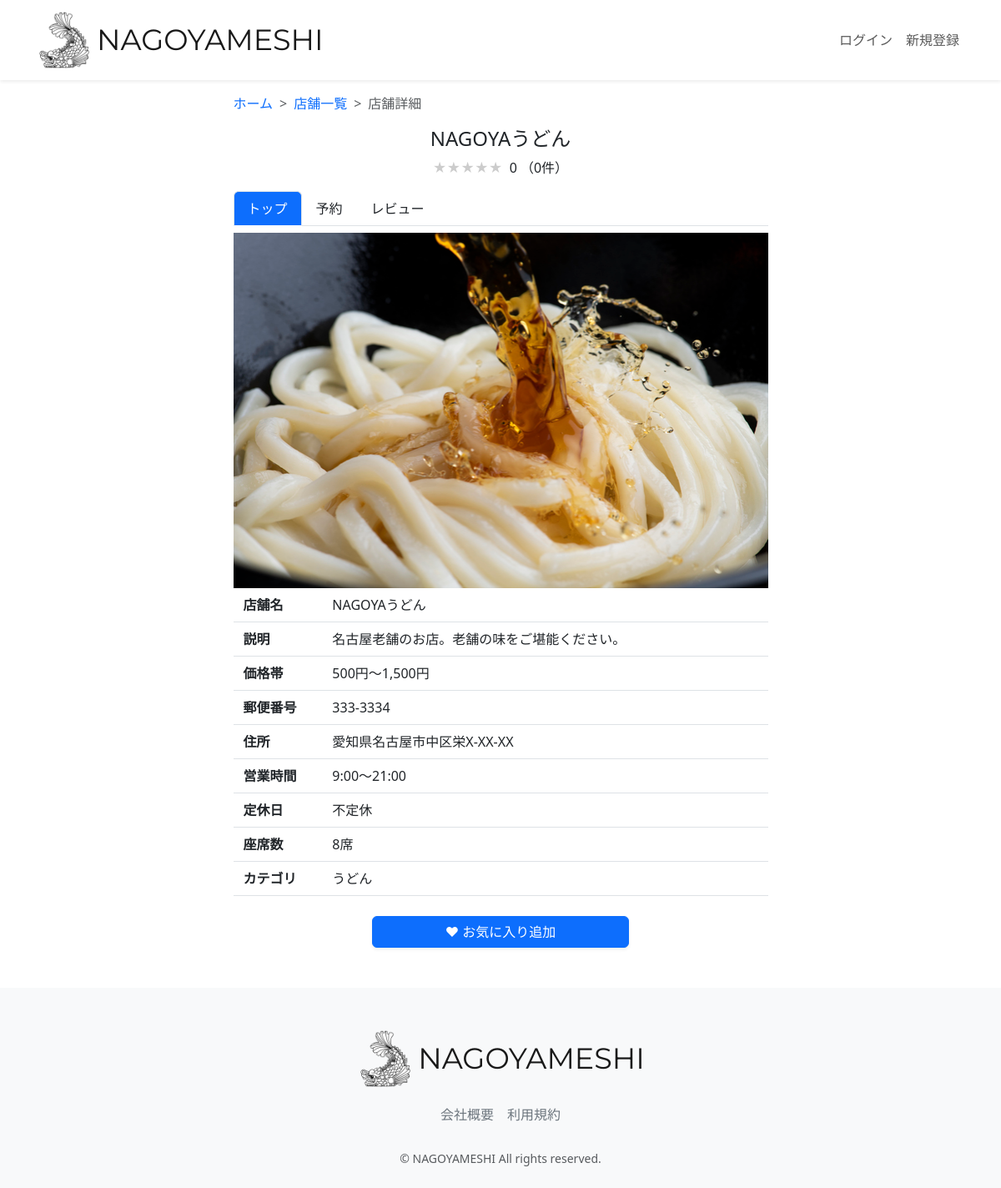
Page /restaurant-detail/2/ on the committed database.
### restaurant/models.py (models this page shows, shortened)
class Restaurant(models.Model):
    name = models.CharField(verbose_name="店舗名", max_length=64)
    description = models.CharField(verbose_name="説明", max_length=128)
    price = models.CharField(verbose_name="価格帯", max_length=32)
    zip_code = models.CharField(verbose_name="郵便番号", max_length=32)
    address = models.CharField(verbose_name="住所", max_length=128)
    business_time = models.CharField(verbose_name="営業時間", max_length=64)
    close_day_of_week = models.CharField(verbose_name="定休日", max_length=32)
    seats_number = models.CharField(verbose_name="座席数", max_length=32)
    category = models.ForeignKey(
        Category, verbose_name="カテゴリー", on_delete=models.PROTECT
    )
    rate = models.FloatField(verbose_name="レート", default=0.0)
    review_num = models.IntegerField(verbose_name="レビュー数", default=0)
    reservation_num = models.IntegerField(verbose_name="予約数", default=0)
    photo = models.ImageField(verbose_name="写真", blank=True, null=True)
    created_at = models.DateTimeField(verbose_name="作成日時", auto_now_add=True)
    updated_at = models.DateTimeField(verbose_name="更新日時", auto_now=True)
    class Meta:
        verbose_name = '店舗一覧'
        verbose_name_plural = "店舗一覧"

class Category(models.Model):
    name = models.CharField(verbose_name="カテゴリー名", max_length=64)
    photo = models.ImageField(verbose_name="写真", blank=True, null=True)
    class Meta:
        verbose_name = 'カテゴリー一覧'
        verbose_name_plural = "テゴリー一覧"
    def __str__(self):
        return self.name

### restaurant/views.py (the view, shortened to what this page needs)
class RestaurantDetailView(generic.DetailView):
    template_name = "restaurant/restaurant_detail.html"
    model = models.Restaurant
    def get_context_data(self, **kwargs):
        user = self.request.user
        pk = self.kwargs["pk"]
        context = super(RestaurantDetailView, self).get_context_data(**kwargs)
        restaurant = models.Restaurant.objects.filter(id=pk).first()
        is_favorite = False
        if user.is_authenticated:
            is_favorite = (
                models.Favorite.objects.filter(user=user)
                .filter(restaurant=models.Restaurant.objects.get(pk=pk))
                .exists()
            )
        average_rate = models.Review.objects.filter(restaurant=restaurant).aggregate(
            Avg("rate")
        )
        average_rate = (
            average_rate["rate__avg"] if average_rate["rate__avg"] is not None else 0
        )
        average_rate = round(average_rate, 2)
        if average_rate % 1 == 0:
            average_rate_star = int(average_rate)
        else:
            average_rate_star = round(average_rate * 2) / 2
        rate_count = models.Review.objects.filter(restaurant=restaurant).count()
        context.update(
            {
                "is_favorite": is_favorite,
                "average_rate": average_rate,
                "average_rate_star": average_rate_star,
                "rate_count": rate_count,
            }
        )
        return context

### restaurant/templates/restaurant/restaurant_detail.html (shortened to what this page needs)
{% extends "layout/base.html" %}
{% load static %}
{% block content %}
<main>
  <div class="container nagoyameshi-container pb-5">
    <div class="row justify-content-center">
      <div class="col-xxl-6 col-xl-7 col-lg-8 col-md-10">
        <nav class="my-3" style="--bs-breadcrumb-divider: '>';" aria-label="breadcrumb">
          <ol class="breadcrumb mb-0">
            <li class="breadcrumb-item"><a href="{% url 'top_page' %}">ホーム</a></li>
            <li class="breadcrumb-item">
              <a href="{% url 'restaurant_list' %}?keyword=&button_type=keyword">店舗一覧</a>
            </li>
            <li class="breadcrumb-item active" aria-current="page">店舗詳細</li>
          </ol>
        </nav>
        <h1 class="mb-2 text-center">{{ object.name }}</h1>
        <p class="text-center">
          <span class="star-rating me-1" data-rate="{{ average_rate_star }}"></span>
          {{ average_rate }} （{{ rate_count }}件）
        </p>
        <ul class="nav nav-tabs mb-2">
          <li class="nav-item">
            <a class="nav-link active bg-primary text-white" aria-current="page" href="{% url 'restaurant_detail' object.id %}">トップ</a>
          </li>
          <li class="nav-item">
            <a class="nav-link link-dark" href="{% url 'reservation_create' object.id %}">予約</a>
          </li>
          <li class="nav-item">
            <a class="nav-link link-dark" href="{% url 'review_list' object.id %}">レビュー</a>
          </li>
        </ul>
        <div class="mb-2">
          {% if object.photo %}
          <img src="{{ object.photo.url }}" class="w-100">
          {% endif %}
        </div>
        <div class="container">
          <div class="row pb-2 mb-2 border-bottom">
            <div class="col-2">
              <span class="fw-bold">店舗名</span>
            </div>
            <div class="col">
              <span>{{ object.name }}</span>
            </div>
          </div>
          <div class="row pb-2 mb-2 border-bottom">
            <div class="col-2">
              <span class="fw-bold">説明</span>
            </div>
            <div class="col">
              <span>{{ object.description }}</span>
            </div>
          </div>
          <div class="row pb-2 mb-2 border-bottom">
            <div class="col-2">
              <span class="fw-bold">価格帯</span>
            </div>
            <div class="col">
              <span>{{ object.price }}</span>
            </div>
          </div>
          <div class="row pb-2 mb-2 border-bottom">
            <div class="col-2">
              <span class="fw-bold">郵便番号</span>
            </div>
            <div class="col">
              <span>{{ object.zip_code }}</span>
            </div>
          </div>
          <div class="row pb-2 mb-2 border-bottom">
            <div class="col-2">
              <span class="fw-bold">住所</span>
            </div>
              <div class="col">
                <span>{{ object.address }}</span>
              </div>
            </div>
            <div class="row pb-2 mb-2 border-bottom">
              <div class="col-2">
                <span class="fw-bold">営業時間</span>
              </div>
              <div class="col">
                <span>{{ object.business_time }}</span>
              </div>
            </div>
            <div class="row pb-2 mb-2 border-bottom">
              <div class="col-2">
                <span class="fw-bold">定休日</span>
              </div>
              <div class="col d-flex">
                <div>
                  {{ object.close_day_of_week }}
                </div>
              </div>
            </div>
            <div class="row pb-2 mb-2 border-bottom">
              <div class="col-2">
                <span class="fw-bold">座席数</span>
              </div>
              <div class="col">
                <span>{{ object.seats_number }}</span>
              </div>
            </div>
            <div class="row pb-2 mb-4 border-bottom">
              <div class="col-2">
                <span class="fw-bold">カテゴリ</span>
              </div>
              <div class="col d-flex">
                <div>
                  {{ object.category }}
                </div>
              </div>
            </div>
            <form method="POST" enctype="multipart/form-data" class="text-center">
              {% if is_favorite %}
              <button type="submit" class="btn btn-outline-primary shadow-sm w-50 remove-favorite-button">
                ♥ お気に入り解除
              </button>
              {% else %}
              <button type="submit" class="btn btn-primary text-white shadow-sm w-50">
                ♥ お気に入り追加
              </button>
              {% endif %}
            </form>
        </div>
      </div>
    </div>
  </div>
</main>
{% endblock %}

### static/css/nagoyameshi.css (style rules this page uses)
h1 { font-size: 1.5rem; }
a { text-decoration: none !important; }
.star-rating { position: relative; z-index: 0; display: inline-block; white-space: nowrap; color: #CCCCCC; }
.star-rating:before, .star-rating:after { content: '★★★★★'; }
.star-rating:after { position: absolute; z-index: 1; top: 0; left: 0; overflow: hidden; white-space: nowrap; color: #F29F05; }
.star-rating[data-rate="0"]:after { width: 0%; }

### rows in the picture
Restaurant: name "NAGOYAうどん", photo (picture), description "名古屋老舗のお店。老舗の味をご堪能ください。", price "500円～1,500円", zip_code "333-3334", address "愛知県名古屋市中区栄X-XX-XX", business_time "9:00～21:00", close_day_of_week "不定休", seats_number "8席", category "うどん"

### other values in the picture
{{ average_rate }} "0"
{{ rate_count }} "0"
